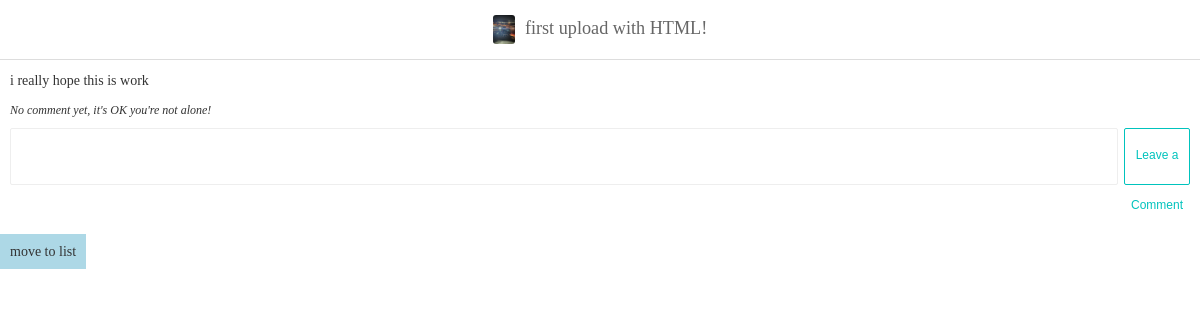
The page /posts/20/ on the database its author committed.
### blog/models.py (models this page shows, shortened)
class Post(models.Model):
    title = models.CharField("title of post", max_length = 100)
    content = models.TextField("content of post")
    thumbnail = models.ImageField("Thumbnail image", upload_to = "post", blank = True)
    '''
    __str__이 필요한 이유:
    만약 __str__이 없다면 db에서 확인할때, Post object(1)과 같은 형태로 나타나게됨.
    '''

### blog/views.py (the view)
# urls.py: path('posts/<int:post_id>/', post_detail),
def post_detail(request, post_id):
    post = Post.objects.get(id = post_id)
    context = {
        "post" : post
    }
    if request.method == "POST":
        Comment.objects.create(
            post = post,
            content = request.POST.get("comment"),
        )
    return render(request, "post_detail.html", context)

### templates/post_detail.html (shortened to what this page needs)
{% load static %}
<!DOCTYPE html>
<html lang="en">
<head>
    <link rel="stylesheet" href="{% static 'css/style.css' %}">
</head>
<body>
    <div id="navbar">
        {% if post.thumbnail %}
            <img src="{{ post.thumbnail.url }}">
        {% endif %}
        <span>{{ post.title }}<span>
    </div>
    <div id="post-detail">
        <p>{{ post.content|linebreaksbr }}</p>
        <ul class="comments">
            {% for i in post.comment_set.all %}
                <li class="comment">
                    {{ i.content }}
                </li>
            {% empty %}
                <li class="comment-empty">
                    No comment yet, it's OK you're not alone!
                </li>
            {% endfor %}
        </ul>
        <form method="POST">
            <textarea name="comment"></textarea>
            <button type="submit" class="btn btn-primary">Leave a Comment</button>
        </form>
    </div>
    <div>
        <span style="padding:10px; background-color:lightblue">
            <a href="/posts/">move to list</a>
        </span>
    </div>
</body>
</html>

### static/css/style.css (style rules this page uses)
ul, ol { list-style: none; padding: 0; margin: 0; }
a { text-decoration: none; color: #333; }
html { margin: 0; font-family: "Noto Sans KR", serif; font-weight: 300; font-size: 14px; color: #333; height: 100%; }
body { margin: 0; height: 100%; }
#navbar { position: fixed; top: 0; width: 100%; z-index: 999; display: flex; flex-direction: row; flex-wrap: nowrap; justify-content: center; align-items: center; background-color: rgba(255, 255, 255, 0.9); color: #666; font-size: 1.3rem; height: 59px; border-bottom: 1px solid #ddd; }
#navbar > span { margin-top: -2px; }
#navbar img { height: 29.5px; border-radius: 3px; margin-right: 10px; }
.btn { width: 66px; height: 30px; line-height: 25px; background-color: #fff; border-radius: 15px; transition-duration: 0.3s; transition-timing-function: ease; font-size: 12px; cursor: pointer; text-align: center; }
.btn-primary { border: 1px solid #00c3bd; color: #00c3bd; }
ul.comments { font-size: 12px; }
ul.comments > li.comment-empty { font-style: italic; }
#post-detail { padding: 59px 10px; }
#post-detail > form { width: 100%; margin-top: 10px; display: flex; }
#post-detail > form > textarea { border: 1px solid #eee; padding: 10px; box-sizing: border-box; resize: none; border-radius: 2px; flex-grow: 1; margin-right: 6px; }
#post-detail > form > button { height: 57px; line-height: 50px; border-radius: 2px; }

### rows shown on the page
Post: thumbnail (picture), title "first upload with HTML!", content "i really hope this is work"
